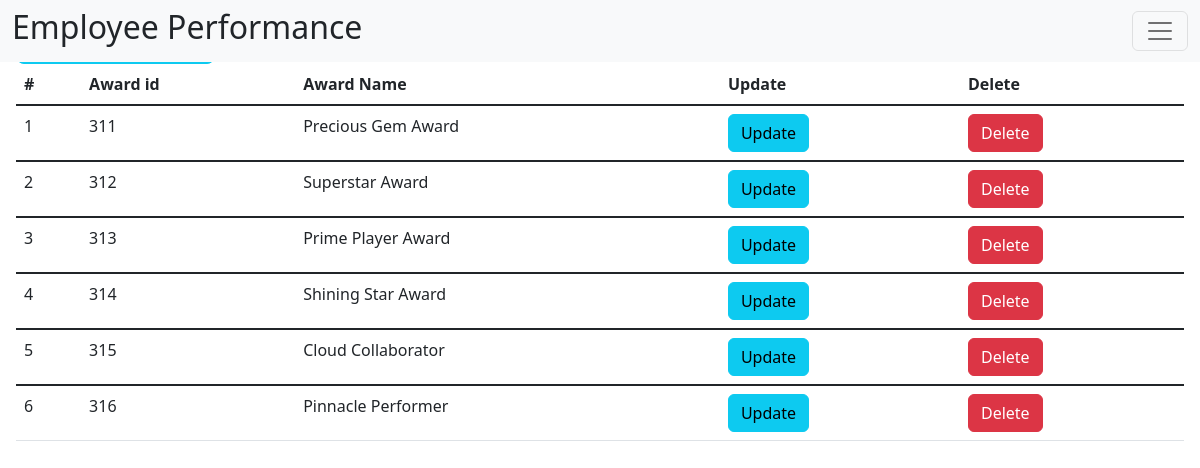
/performance/performance.php, run on the app's committed database.
### tables this page shows
CREATE TABLE `Performance` (
  `award_id` int(11) NOT NULL,
  `award_name` varchar(100) DEFAULT NULL
);

### performance/performance.php (the view, shortened to what this page needs)
<?php
include "../connect.php";
?>
<!doctype html>
<html lang="en">
<head>
    <link href="https://cdn.jsdelivr.net/npm/bootstrap@5.2.3/dist/css/bootstrap.min.css" rel="stylesheet">
    <link href="https://getbootstrap.com/docs/5.2/assets/css/docs.css" rel="stylesheet">
</head>
<body class="p-3 m-0 border-0 bd-example">
    <nav class="navbar bg-light fixed-top">
        <div class="container-fluid">
            <h2 class="h2">Employee Performance</h2>
            <button class="navbar-toggler" type="button" data-bs-toggle="offcanvas" data-bs-target="#offcanvasNavbar" aria-controls="offcanvasNavbar">
                <span class="navbar-toggler-icon"></span>
            </button>
        </div>
    </nav>
    <a href="add_performance.php" class="btn btn-info btn-lg">Add Performance</a>
    <table class="table">
        <thead>
            <tr>
                <th scope="col">#</th>
                <th scope="col">Award id</th>
                <th scope="col">Award Name</th>
                <th scope="col">Update</th>
                <th scope="col">Delete</th>
            </tr>
        </thead>
            <?php
                $sql_performance = "SELECT * FROM Performance;";
                $result_performance = mysqli_query($con, $sql_performance);
                if (mysqli_num_rows($result_performance) > 0) {
                    $count = 1;
                    while($row = mysqli_fetch_assoc($result_performance)) {
                        $award_id = $row['award_id'];
                        $award_name = $row['award_name'];
                        echo
                        '<tbody class="table-group-divider">
                            <tr>
                                <td>' .$count. '</td>
                                <td>' .$award_id. '</td>
                                <td>' .$award_name. '</td>
                                <td>
                                    <a href="update_performance.php?update_award_id='.$award_id.'" class="btn btn-info">Update</a>
                                </td>
                                <td>
                                    <a href="delete_performance.php?deleteid= '.$award_id.'" class="btn btn-danger">Delete</a>
                                </td>
                            </tr>
                        </tbody>';
                        $count = $count + 1;
                    }
                }
            ?>
    </table>
</body>
</html>

### data on the page
performance: award_id "311", award_name "Precious Gem Award"
performance: award_id "312", award_name "Superstar Award"
performance: award_id "313", award_name "Prime Player Award"
performance: award_id "314", award_name "Shining Star Award"
performance: award_id "315", award_name "Cloud Collaborator"
performance: award_id "316", award_name "Pinnacle Performer"
